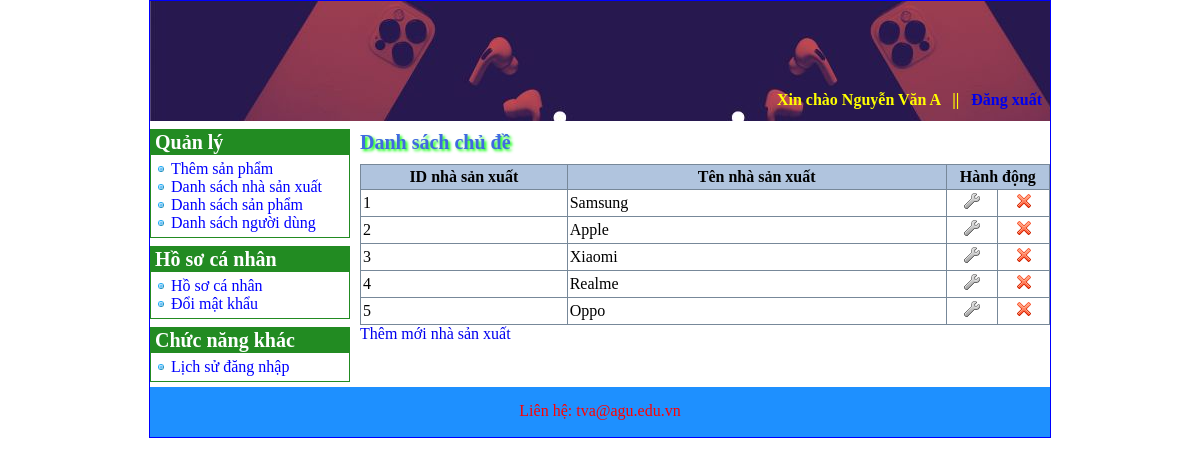
The page /Admin/index.php?do=nhasanxuat (signed in) on the database its author committed.
### tables this page shows
CREATE TABLE `tbl_nhasanxuat` (
  `IdNhaSanXuat` int(20) NOT NULL AUTO_INCREMENT,
  `TenNhaSanXuat` varchar(100) NOT NULL,
  PRIMARY KEY (`IdNhaSanXuat`)
);

### Admin/nhasanxuat.php (the view, shortened to what this page needs)
<?php
	$sql = "select * from`tbl_nhasanxuat` WHERE 1";
	$danhsach = $connect->query($sql);
?>
<h3>Danh sách chủ đề</h3>
<table class="DanhSach">
	<tr>
		<th width="30%">ID nhà sản xuất</th>
		<th width="55%">Tên nhà sản xuất</th>
		<th width="15%" colspan="2">Hành động</th>
	</tr>
	<?php
		while ($dong = $danhsach->fetch_array(MYSQLI_ASSOC)) {
			echo "<tr  bgcolor='#ffffff' onmouseover='this.style.background=\"#dee3e7\"' onmouseout='this.style.background=\"#ffffff\"'>";
				echo "<td>" . $dong["IdNhaSanXuat"] . "</td>";
				echo "<td>" . $dong["TenNhaSanXuat"] . "</td>";
				echo "<td align='center'><a href='index.php?do=nhasanxuat_sua&id=" . $dong["IdNhaSanXuat"] . "'><img src='images/edit.png' /></a></td>";
				echo "<td align='center'><a href='index.php?do=nhasanxuat_xoa&id=" . $dong["IdNhaSanXuat"] . "' onclick='return confirm(\"Bạn có muốn xóa chủ đề " . $dong['TenNhaSanXuat'] . " không?\")'><img src='images/delete.png' /></a></td>";
			echo "</tr>";
		}
	?>
</table>
<a href="index.php?do=nhasanxuat_them">Thêm mới nhà sản xuất</a>

### Admin/css/style.css (style rules this page uses)
body { margin: 0; }
a { text-decoration: none; }
#BenPhai h3 { font-size: 20px; padding: 2px 0 10px 0; color: #4169E1; font-family: Tahoma; margin-top: 8px; margin-bottom: 0; text-shadow: 2px 2px 3px #00FF00; }
table.DanhSach { width: 100%; border-collapse: collapse; }
table.DanhSach th { border: 1px solid #778899; padding: 3px 2px 3px 2px; background: #b0c4de; }
table.DanhSach td { border: 1px solid #778899; padding: 3px 2px 3px 2px; }

### rows shown on the page
tbl_nhasanxuat: IdNhaSanXuat "1", TenNhaSanXuat "Samsung"
tbl_nhasanxuat: IdNhaSanXuat "2", TenNhaSanXuat "Apple"
tbl_nhasanxuat: IdNhaSanXuat "3", TenNhaSanXuat "Xiaomi"
tbl_nhasanxuat: IdNhaSanXuat "4", TenNhaSanXuat "Realme"
tbl_nhasanxuat: IdNhaSanXuat "5", TenNhaSanXuat "Oppo"

### other values the page prints
$_SESSION['HoTen'] "Nguyễn Văn A"
